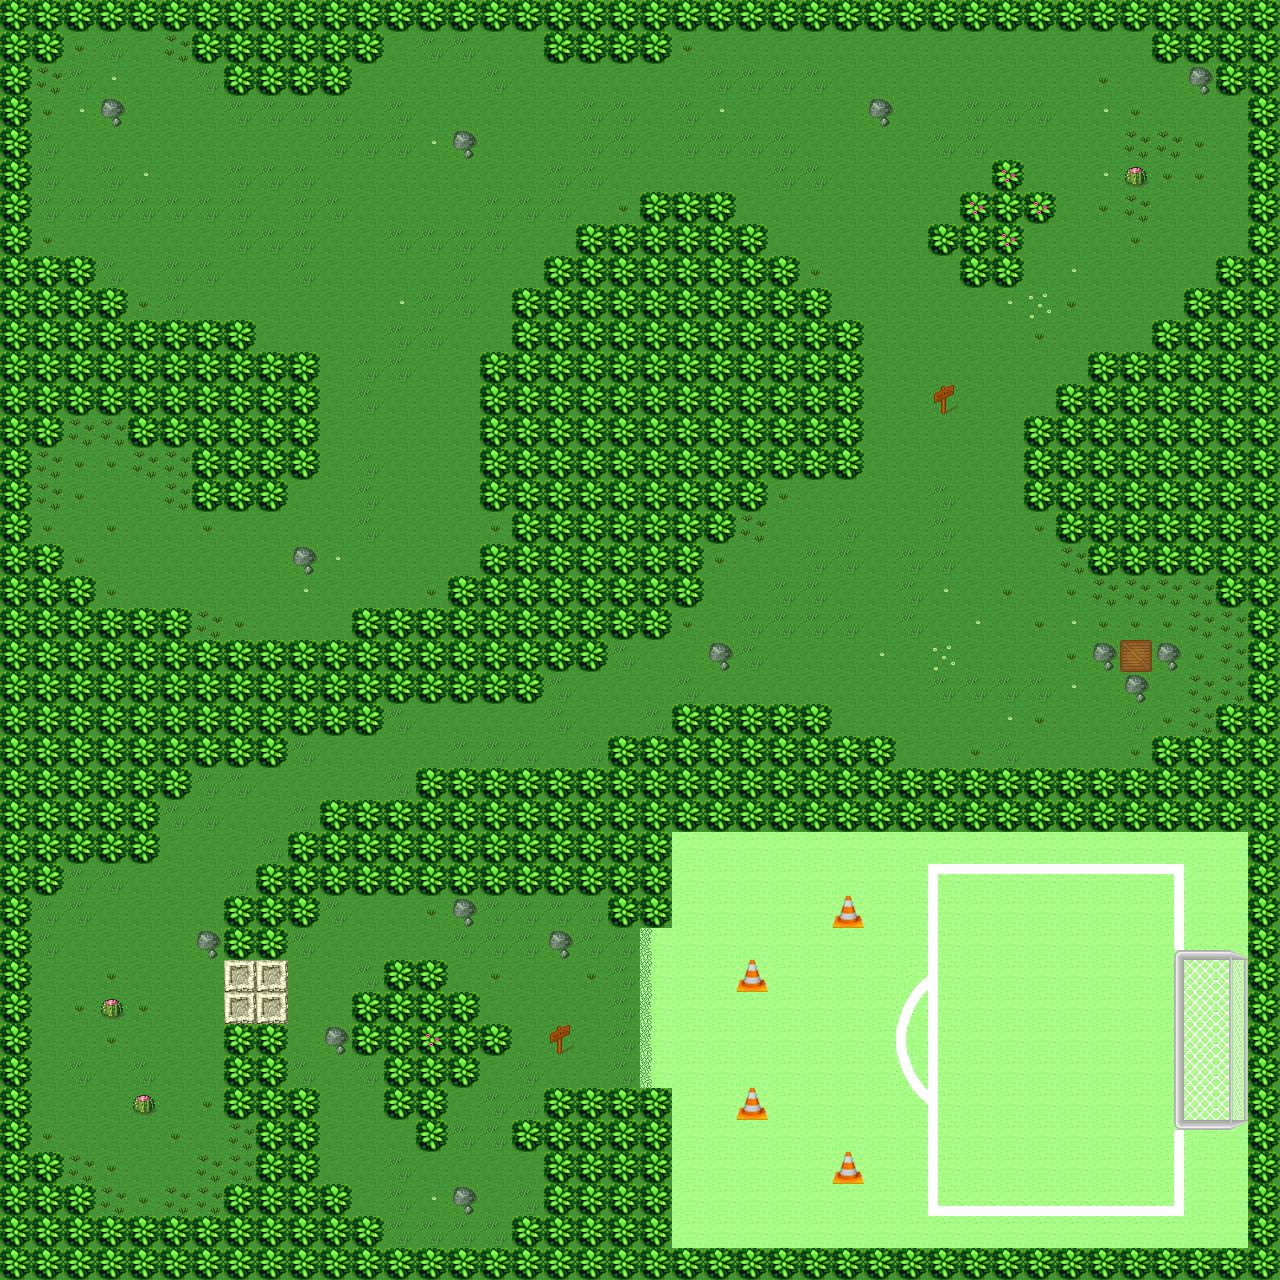

Tiled map render using the project's own tile images. Description and the map definition, with tile-layer contents summarised, below:
An orthogonal 40x40 tile map with 32x32 px tiles, 1 tile layer (Ground).

<map version="1.0" orientation="orthogonal" width="40" height="40" tilewidth="32" tileheight="32">
 <tileset firstgid="1" name="tmx/desert.tsx" tilewidth="32" tileheight="32" spacing="3" margin="2">
 <image source="gfx/desert_tiled.png" width="561" height="561" />
 <tile id="0">
  <properties>
   <property name="wall" value="true" />
   <property name="tree" value="true" />
  </properties>
 </tile>
 <tile id="1">
  <properties>
   <property name="wall" value="true" />
   <property name="tree" value="true" />
  </properties>
 </tile> 
 <tile id="32">
  <properties>
   <property name="stone" value="true" />
   <property name="bounce" value="true" />
  </properties>
 </tile>
 <tile id="33">
  <properties>
   <property name="cactus" value="true" />
   <property name="bounce" value="true" />
  </properties>
 </tile>
 <tile id="49">
  <properties>
   <property name="crate" value="true" />
   <property name="bounce" value="true" />
  </properties>
 </tile>
 <tile id="52">
  <properties>
   <property name="brickwall1" value="true" />
   <property name="wall" value="true" />
  </properties>
 </tile>
 <tile id="53">
  <properties>
   <property name="brickwall2" value="true" />
   <property name="wall" value="true" />
  </properties>
 </tile>
 <tile id="54">
  <properties>
   <property name="brickwall3" value="true" />
   <property name="wall" value="true" />
  </properties>
 </tile>
 <tile id="55">
  <properties>
   <property name="brickwall4" value="true" />
  </properties>
 </tile>
 <tile id="82">
  <properties>
   <property name="sign" value="true" />
  </properties>
 </tile>
 <tile id="101">
  <properties>
   <property name="goalcage" value="true" />
   <property name="wall" value="true" />
  </properties>
 </tile>
 <tile id="117">
  <properties>
   <property name="goal" value="true" />   
  </properties>
 </tile>
 <tile id="133">
  <properties>
   <property name="goalcage" value="true" />
   <property name="wall" value="true" />
  </properties>
 </tile>
 <tile id="147">
  <properties>
   <property name="cone" value="true" />
   <property name="bounce" value="true" />
  </properties>
 </tile>
 <tile id="159">
  <properties>
   <property name="goalcage" value="true" />
   <property name="wall" value="true" />
  </properties>
 </tile>
 <tile id="175">
  <properties>
   <property name="goalcage" value="true" />
   <property name="wall" value="true" />
  </properties>
 </tile>
 <tile id="191">
  <properties>
   <property name="goalcage" value="true" />
   <property name="wall" value="true" />
  </properties>
 </tile> 
</tileset>
 <layer name="Ground" width="40" height="40">
  <data>[1600 cells, 1600 non-empty, 45 distinct tile ids]</data>
 </layer>
</map>